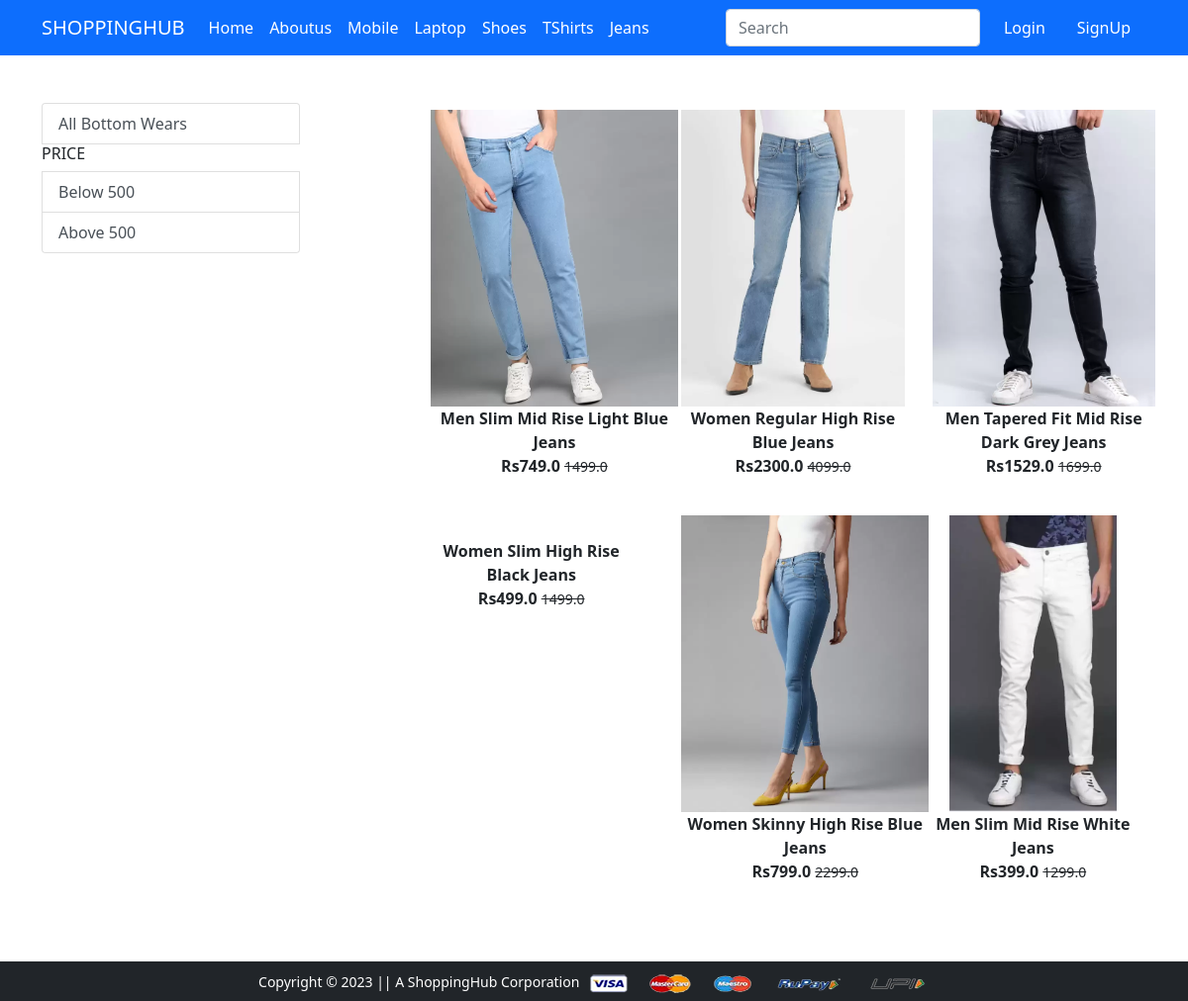
The page /bottom_wear/ on the database its author committed.
### app/models.py (models this page shows, shortened)
class Product(models.Model):
    title=models.CharField(max_length=100)
    selling_price=models.FloatField()
    discounted_price=models.FloatField()
    description=models.TextField()
    brand=models.CharField(max_length=100)
    category=models.CharField(choices=CATEGORY_CHOICE,max_length=2)
    product_image=models.ImageField(upload_to='productImg')

### app/views.py (the view)
# urls.py: path('bottom_wear/', views.bottomWear, name='bottomWear'),
def bottomWear(request,data=None):
  if data==None:
    bottomwears=Product.objects.filter(category='BW')
  elif data=='below':
    bottomwears=Product.objects.filter(category='BW').filter(discounted_price__lt=500)
  elif data=='above':
    bottomwears=Product.objects.filter(category='BW').filter(discounted_price__gt=500)
  return render(request, 'app/bottomWear.html',{'bottomwears':bottomwears})

### app/templates/app/bottomWear.html (shortened to what this page needs)
{% extends 'app/base.html' %}
{% load static %}
{% block main-content %}
<div class="container my-5">
 <div class="row">
  <div class="col-sm-3">
    <div class="list-group">
        <a href="{% url 'bottomWear' %}" class="list-group-item
        list-group-item-action" area-current="true">All Bottom Wears</a>
        <h6>PRICE</h6>
        <a href="{% url 'bottomWeardata' 'below' %}" class="list-group-item
        list-group-item-action" area-current="true">Below 500</a>
        <a href="{% url 'bottomWeardata' 'above' %}" class="list-group-item
        list-group-item-action" area-current="true">Above 500</a>
    </div>
  </div>
  <div class="col-sm-8 offset-sm-1">
    <div class="row">
        {% for product in bottomwears %}
        <div class="col-sm-4 text-center mb-4">
            <a href="{% url 'product-detail' product.id %}" class="btn">
              <div class="item">
                <img src="{{product.product_image.url}}" alt="" height="300" class="">
                <div class="fw-bold">{{product.title}}</div>
                <div class="fw-bold">Rs{{product.discounted_price}}
                 <small class="fw-light text-decoration-line-through">{{product.selling_price}}</small></div>
              </div>
            </a>
        </div>
        {% endfor %}
    </div>
  </div>
 </div>
</div>
{% endblock main-content %}

### rows shown on the page
Product: product_image (picture), title "Men Slim Mid Rise Light Blue Jeans", discounted_price "749.0", selling_price "1499.0"
Product: product_image (picture), title "Women Regular High Rise Blue Jeans", discounted_price "2300.0", selling_price "4099.0"
Product: product_image (picture), title "Men Tapered Fit Mid Rise Dark Grey Jeans", discounted_price "1529.0", selling_price "1699.0"
Product: title "Women Slim High Rise Black Jeans", discounted_price "499.0", selling_price "1499.0"
Product: product_image (picture), title "Women Skinny High Rise Blue Jeans", discounted_price "799.0", selling_price "2299.0"
Product: product_image (picture), title "Men Slim Mid Rise White Jeans", discounted_price "399.0", selling_price "1299.0"
